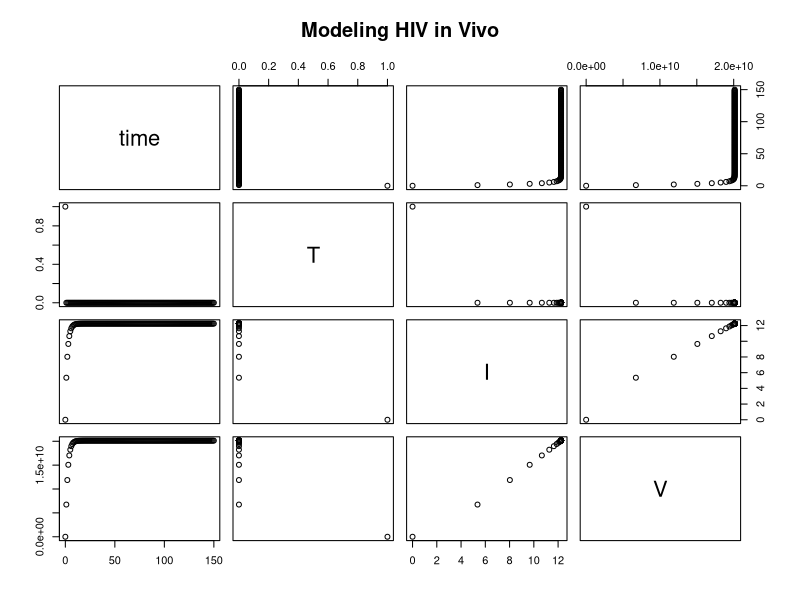

This figure's R source:
require(deSolve)
require(ggplot2)
require(gridExtra)
require(dplyr)

# parameters
v_HIV_parm1 = c(s =6 , p = 2, tmax = 54, dt = 1/7, k =.3 , delta = .49, N = 10.3e9, c = 3.07)

# initial values
v_HIV_init_val <- c(T = 0.999999, I = 1e-6, V = 0)

t <- seq(0, 200, by = 5)


#Model Equations
model.HIV <- function(initval, params, t, ...){
    hiv <- lsoda(y = initval, times = t,
                 func = function(time, state_vars, param){ 
                     with(as.list(c(state_vars, param)), {
                         
                         dT <- s + p*T-dt*T-k*V*T #equation for proportion of susceptible population
                         dI <- k*V*T - delta*I #equation for proportion of infected population
                         dV <- N*delta*I - c*V #equation for proportion of recovered population
                         
                         return(list(c(dT, dI, dV)))
                     })
                 },
                 parms = params, ...)

    print(paste(hiv))
    return(as.data.frame(hiv))

}

df_hiv_model1 <- model.HIV(v_HIV_init_val, v_HIV_parm1, 0:150)
plot(df_hiv_model1, main = "Modeling HIV in Vivo")#, xlab = "Time", ylab = "Percent of Population" )
#par(new=TRUE)                                  

        
        

                         
                         
